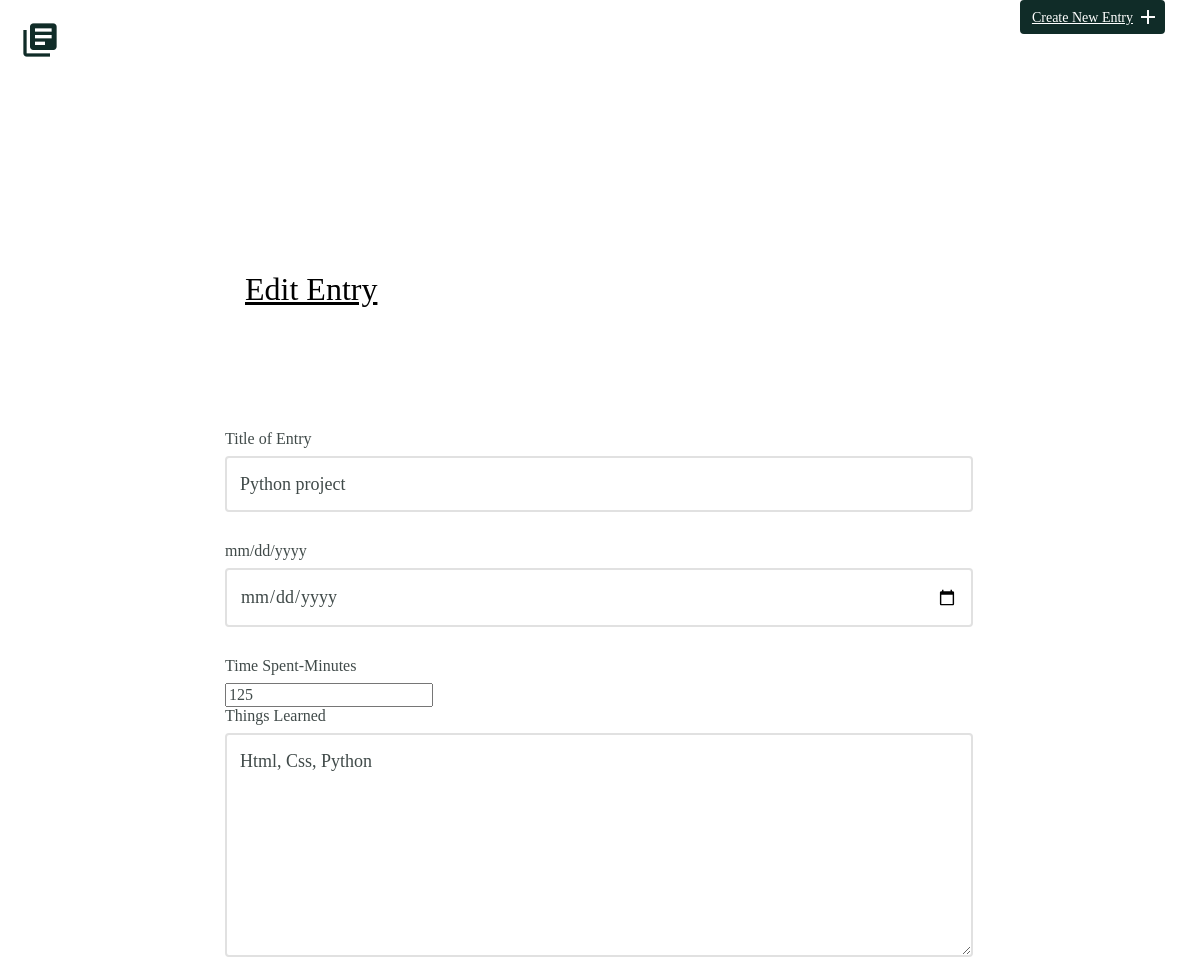
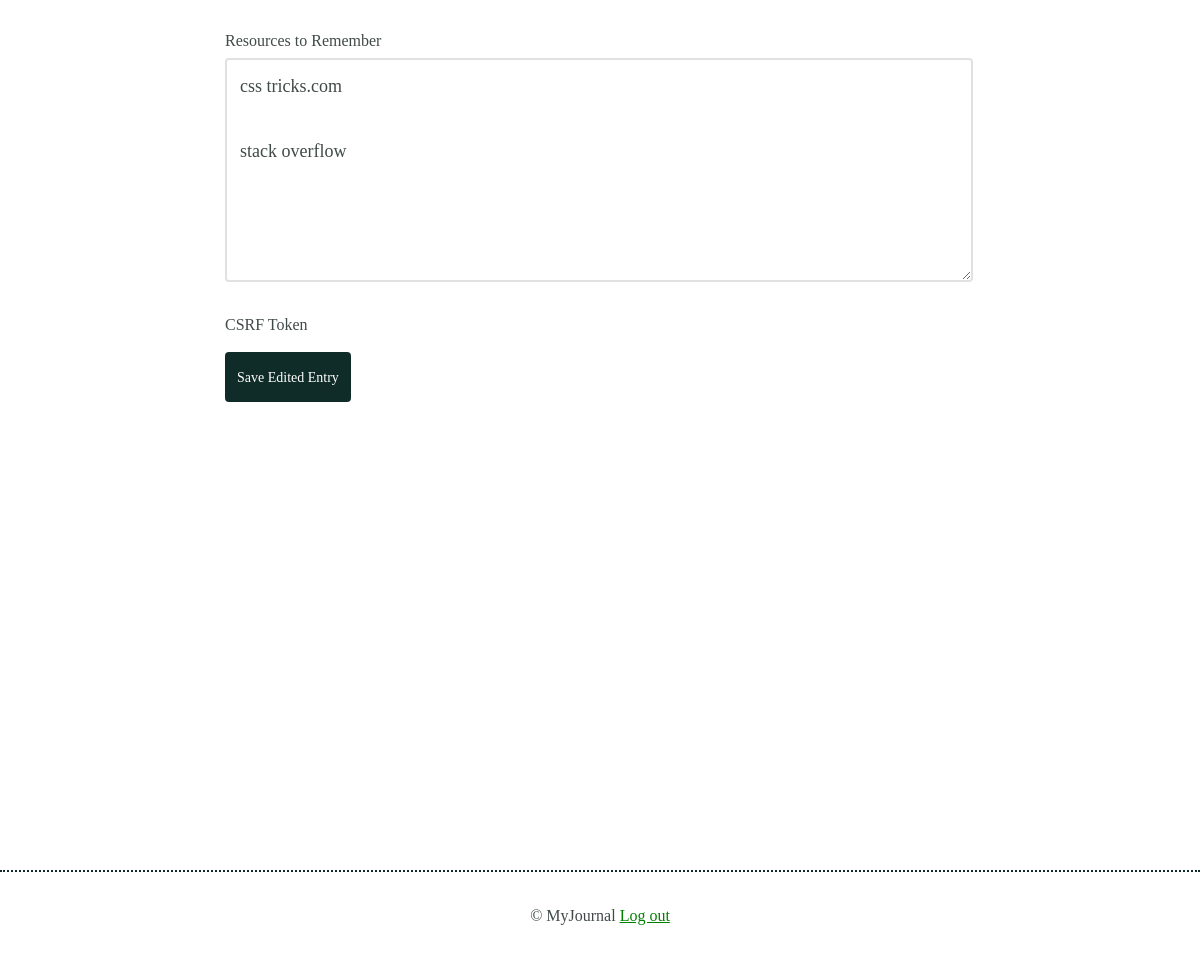
Page /entries/4/edit (signed in) on the committed database (2 pictures, top to bottom).
### models.py (models this page shows, shortened)
class Entry(Model):
    title = CharField(max_length=225)
    entry_date = DateField(default=datetime.date.today)
    time_spent = IntegerField(null=False)
    learned = TextField()
    resources = TextField()
    user = ForeignKeyField(User, related_name='entries')
    timestamp = DateTimeField(default=datetime.datetime.now)
    class Meta:
        database = DATABASE
        order_by = ('-entry_date',)

### app.py (the view, shortened to what this page needs)
@app.route('/entries/<int:entry_id>/edit', methods=('GET', 'POST'))
@login_required
def edit(entry_id):
    try:
        updated_entry = models.Entry.get(models.Entry.id==entry_id)
    except models.DoesNotExist:
        abort(404)
    updated_form = forms.EntryForm()
    if current_user == updated_entry.user:
        if request.method == 'GET':
            updated_form.title.data = updated_entry.title
            updated_form.entry_date.data = updated_entry.entry_date
            updated_form.time_spent.data = updated_entry.time_spent
            updated_form.learned.data = updated_entry.learned
            updated_form.resources.data = updated_entry.resources
    elif current_user != updated_entry.user:
        flash('Only the creator can edit this entry.', 'success')
        return render_template('index.html')
    return render_template('edit.html', updated_entry=updated_entry,
                                updated_form=updated_form)

### forms.py
class EntryForm(Form):
    title = StringField('Title of Entry', validators=[DataRequired()])
    entry_date = DateField('mm/dd/yyyy',
                        format='%m/%d/%Y', validators=[DataRequired()])
    time_spent = IntegerField('Time Spent-Minutes',
                            validators=[DataRequired()])
    learned = TextAreaField('Things Learned', validators=[DataRequired()])
    resources = TextAreaField('Resources to Remember',
                            validators=[DataRequired()])

### app.py (called while the page is built)
@login_manager.user_loader
def load_user(userid):
    try:
        return models.User.get(models.User.id == userid)
    except models.DoesNotExist:
        return None

@app.before_request
def before_request():
    g.db = models.DATABASE
    g.db.connect()
    g.user = current_user

@app.after_request
def after_request(response):
    g.db.close()
    return response

### templates/edit.html (shortened to what this page needs)
{% extends "layout.html" %}
{% from 'macros.html' import render_field %}
{% block content %}
<div class="container">
    <div class="edit-entry">
        <h2>Edit Entry</h2>
        <form method="POST" action="" class="edit-entry">
            {% for field in updated_form %}
                {{ field.label }}
                {{ render_field(field) }}
            {% endfor %}
            <p><button type="submit" id='submit' class="button">Save Edited Entry</button></p>
        </form>
    </div>
</div>
{% endblock %}

### templates/macros.html (shortened to what this page needs)
{% macro render_field(field) %}
    <div class="field">
        {{ field(placeholder=field.label.text) }}
    </div>
{% endmacro %}

### static/site.css (style rules this page uses)
body { font-size: 16px; color: #404a49; font-family: 'Chalkduster', serif; font-weight: 400; }
.container { margin: 0 auto; padding: 0 25px; }
.button { padding: 8px 10px 6px 10px; background: #102c28; border: 2px solid #102c28; border-radius: 4px; color: #FFF; position: relative; text-align: center; font-size: 14px; }
h1, h2, h3 { margin: 0; font-weight: 400; line-height: 1em; color: #000; }
h2 { font-size: 32px; padding: 20px; text-decoration: underline; }
p { line-height: 1.8em; font-size: 18px; }
.entry-list, .edit-entry, .new-entry { max-width: 800px; margin: 0 auto; padding: 70px 0 150px 0; }
.edit-entry h2, .new-entry h2 { margin-bottom: 35px; }
form label { display: block; margin-bottom: 8px; }
form input[type=text], form input[type=password], form input[type=date], form textarea { border: 2px solid #e1e1e1; font-size: 18px; line-height: 1.8em; padding:10px 13px; margin-bottom: 30px; border-radius: 4px; width: calc(100% - 32px); }
.edit-entry form textarea, .new-entry form textarea { min-height: 200px; }

### rows in the picture
Entry: title "Python project" "125" "Html, Css, Python" "css tricks.com stack overflow"

### other values in the picture
{{ field.label }} "Title of Entry" "mm/dd/yyyy" "Time Spent-Minutes" "Things Learned" "Resources to Remember" "CSRF Token"
